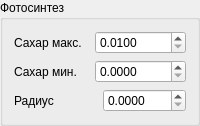
      <widget class="QGroupBox" name="groupBox">
       <property name="title">
        <string>Фотосинтез</string>
       </property>
       <layout class="QGridLayout" name="gridLayout">
        <item row="0" column="0">
         <layout class="QHBoxLayout" name="horizontalLayout">
          <item>
           <widget class="QLabel" name="label">
            <property name="toolTip">
             <string>&lt;html&gt;&lt;head/&gt;&lt;body&gt;&lt;p&gt;Максимальное количество сахара в центре карты&lt;/p&gt;&lt;/body&gt;&lt;/html&gt;</string>
            </property>
            <property name="text">
             <string>Сахар макс.</string>
            </property>
           </widget>
          </item>
          <item>
           <widget class="QDoubleSpinBox" name="photoSugarMaxBox">
            <property name="decimals">
             <number>4</number>
            </property>
            <property name="minimum">
             <double>0.010000000000000</double>
            </property>
            <property name="maximum">
             <double>10000.000000000000000</double>
            </property>
           </widget>
          </item>
         </layout>
        </item>
        <item row="1" column="0">
         <layout class="QHBoxLayout" name="horizontalLayout_2">
          <item>
           <widget class="QLabel" name="label_2">
            <property name="toolTip">
             <string>&lt;html&gt;&lt;head/&gt;&lt;body&gt;&lt;p&gt;Минимальное количество сахара окло края освещенной области&lt;/p&gt;&lt;/body&gt;&lt;/html&gt;</string>
            </property>
            <property name="text">
             <string>Сахар мин.</string>
            </property>
           </widget>
          </item>
          <item>
           <widget class="QDoubleSpinBox" name="photoSugarMinBox">
            <property name="decimals">
             <number>4</number>
            </property>
            <property name="minimum">
             <double>0.000000000000000</double>
            </property>
            <property name="maximum">
             <double>10000.000000000000000</double>
            </property>
           </widget>
          </item>
         </layout>
        </item>
        <item row="2" column="0">
         <layout class="QHBoxLayout" name="horizontalLayout_3">
          <item>
           <widget class="QLabel" name="label_3">
            <property name="toolTip">
             <string>&lt;html&gt;&lt;head/&gt;&lt;body&gt;&lt;p&gt;Радиус освещенной области&lt;/p&gt;&lt;/body&gt;&lt;/html&gt;</string>
            </property>
            <property name="text">
             <string>Радиус</string>
            </property>
           </widget>
          </item>
          <item>
           <widget class="QDoubleSpinBox" name="photoSugarBorderBox">
            <property name="decimals">
             <number>4</number>
            </property>
            <property name="maximum">
             <double>512.000000000000000</double>
            </property>
           </widget>
          </item>
         </layout>
        </item>
       </layout>
      </widget>
